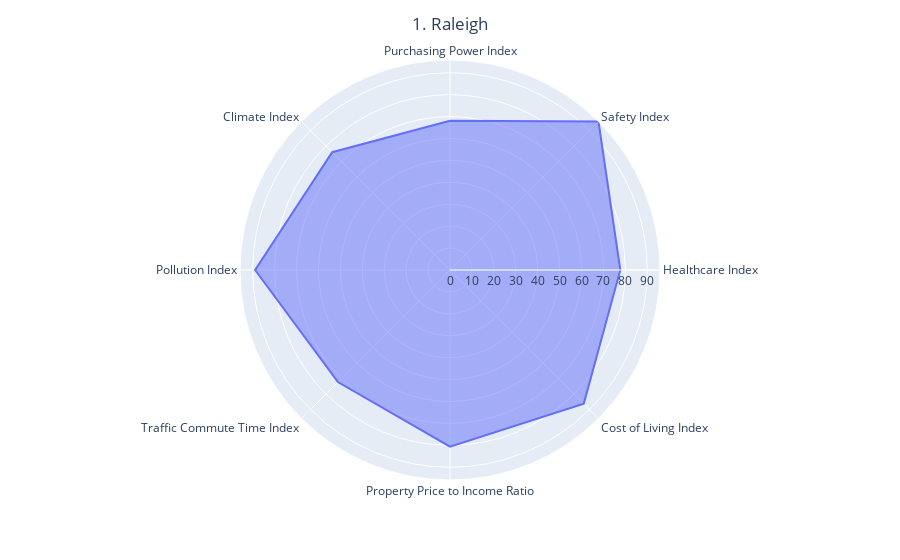
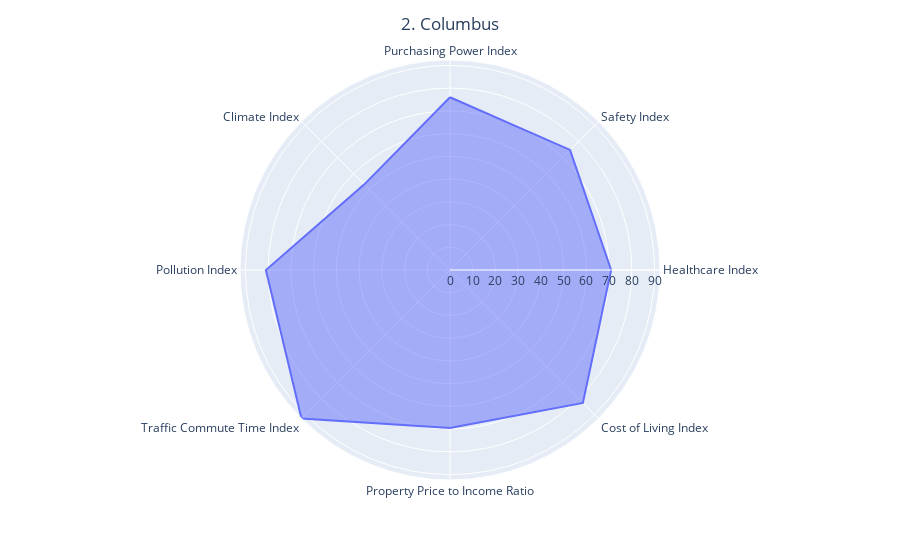
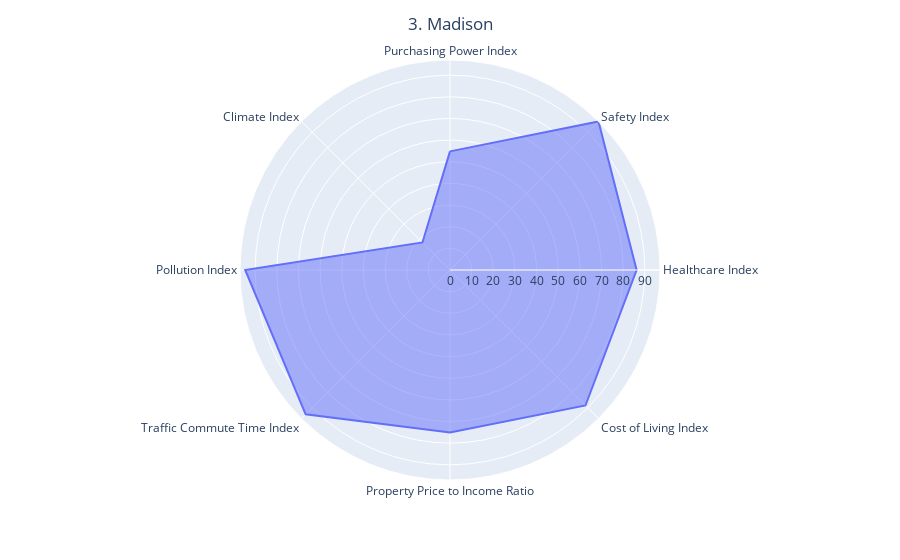
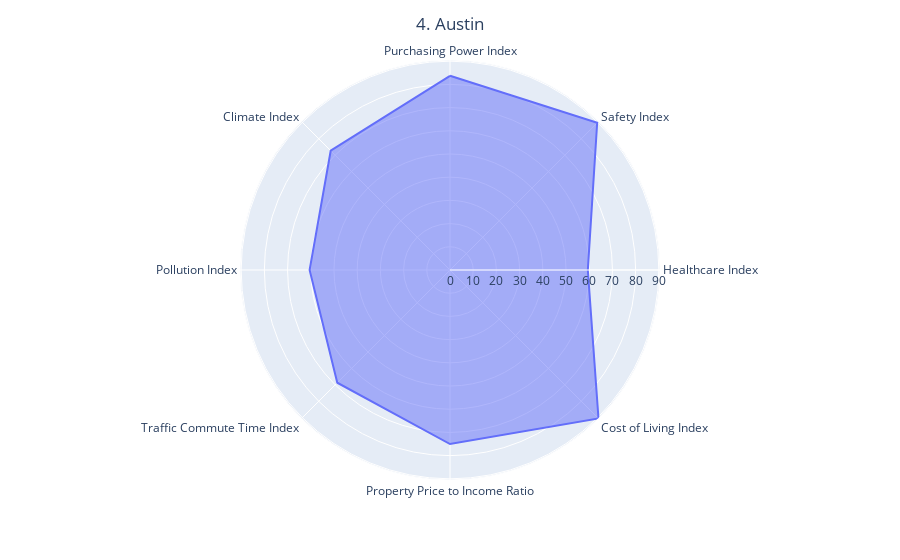

Notebook code for these charts, in order:
### Code cell
## spider chart for top US cities

# choose year and number
year = 2022
num = 5 #top10

# importing data
qol_us = pd.read_csv("../02_data wrangling/04_data/quality_of_life_index_5yrs_scale_geo_USA.csv")
qol_us_yr = qol_us[qol_us['Year']== year]


top_us = qol_us_yr.sort_values(by='Quality of Life Index', ascending=False).head(10)

top_us = top_us[['City','Quality of Life Index', 'Purchasing Power Index',
       'Safety Index', 'Healthcare Index', 'Cost of Living Index',
       'Property Price to Income Ratio', 'Traffic Commute Time Index',
       'Pollution Index', 'Climate Index']].round(decimals=1).set_index('City')

indexes_for_chart = ['Purchasing Power Index', 'Safety Index', 'Healthcare Index', 'Cost of Living Index',
                     'Property Price to Income Ratio', 'Traffic Commute Time Index',
                     'Pollution Index','Climate Index']

# plotting on spider chart
for i in range(num):
    df = pd.DataFrame(dict(
    r= top_us[indexes_for_chart].iloc[i],
    theta=indexes_for_chart))
    fig = px.line_polar(df, r='r', theta='theta', line_close=True)
    fig.update_traces(fill='toself')
    fig.update_layout(title_text= str(i+1) + '.' + ' ' + top_us.index[i], title_x=0.5)
    fig.show()

### Figure 1 — Plotly figure (JSON) as saved in the notebook; plotly's stock layout.template omitted (floating-point values rounded to 4 significant figures)
{"data": [{"fill": "toself", "hovertemplate": "r=%{r}<br>theta=%{theta}<extra></extra>", "legendgroup": "", "line": {"color": "#636efa", "dash": "solid"}, "marker": {"symbol": "circle"}, "mode": "lines", "name": "", "r": [68.1, 95.8, 77.7, 86.3, 80.6, 72.3, 88.9, 76, 68.1], "showlegend": false, "subplot": "polar", "theta": ["Purchasing Power Index", "Safety Index", "Healthcare Index", "Cost of Living Index", "Property Price to Income Ratio", "Traffic Commute Time Index", "Pollution Index", "Climate Index", "Purchasing Power Index"], "type": "scatterpolar"}], "layout": {"autosize": true, "legend": {"tracegroupgap": 0}, "margin": {"t": 60}, "polar": {"angularaxis": {"direction": "clockwise", "rotation": 90, "type": "category"}, "domain": {"x": [0, 1], "y": [0, 1]}, "radialaxis": {"autorange": true, "range": [0, 95.8], "type": "linear"}}, "title": {"text": "1. Raleigh", "x": 0.5}}}

### Figure 2 — Plotly figure (JSON) as saved in the notebook; plotly's stock layout.template omitted (floating-point values rounded to 4 significant figures)
{"data": [{"fill": "toself", "hovertemplate": "r=%{r}<br>theta=%{theta}<extra></extra>", "legendgroup": "", "line": {"color": "#636efa", "dash": "solid"}, "marker": {"symbol": "circle"}, "mode": "lines", "name": "", "r": [76, 74.7, 70.9, 82.7, 69.5, 92.4, 81, 53.3, 76], "showlegend": false, "subplot": "polar", "theta": ["Purchasing Power Index", "Safety Index", "Healthcare Index", "Cost of Living Index", "Property Price to Income Ratio", "Traffic Commute Time Index", "Pollution Index", "Climate Index", "Purchasing Power Index"], "type": "scatterpolar"}], "layout": {"autosize": true, "legend": {"tracegroupgap": 0}, "margin": {"t": 60}, "polar": {"angularaxis": {"direction": "clockwise", "rotation": 90, "type": "category"}, "domain": {"x": [0, 1], "y": [0, 1]}, "radialaxis": {"autorange": true, "range": [0, 92.4], "type": "linear"}}, "title": {"text": "2. Columbus", "x": 0.5}}}

### Figure 3 — Plotly figure (JSON) as saved in the notebook; plotly's stock layout.template omitted (floating-point values rounded to 4 significant figures)
{"data": [{"fill": "toself", "hovertemplate": "r=%{r}<br>theta=%{theta}<extra></extra>", "legendgroup": "", "line": {"color": "#636efa", "dash": "solid"}, "marker": {"symbol": "circle"}, "mode": "lines", "name": "", "r": [54.8, 97, 86.2, 88.5, 75.1, 94.3, 94.6, 18, 54.8], "showlegend": false, "subplot": "polar", "theta": ["Purchasing Power Index", "Safety Index", "Healthcare Index", "Cost of Living Index", "Property Price to Income Ratio", "Traffic Commute Time Index", "Pollution Index", "Climate Index", "Purchasing Power Index"], "type": "scatterpolar"}], "layout": {"autosize": true, "legend": {"tracegroupgap": 0}, "margin": {"t": 60}, "polar": {"angularaxis": {"direction": "clockwise", "rotation": 90, "type": "category"}, "domain": {"x": [0, 1], "y": [0, 1]}, "radialaxis": {"autorange": true, "range": [0, 97], "type": "linear"}}, "title": {"text": "3. Madison", "x": 0.5}}}

### Figure 4 — Plotly figure (JSON) as saved in the notebook; plotly's stock layout.template omitted (floating-point values rounded to 4 significant figures)
{"data": [{"fill": "toself", "hovertemplate": "r=%{r}<br>theta=%{theta}<extra></extra>", "legendgroup": "", "line": {"color": "#636efa", "dash": "solid"}, "marker": {"symbol": "circle"}, "mode": "lines", "name": "", "r": [83.7, 89.7, 59.4, 90.5, 75, 68.7, 60.5, 72.7, 83.7], "showlegend": false, "subplot": "polar", "theta": ["Purchasing Power Index", "Safety Index", "Healthcare Index", "Cost of Living Index", "Property Price to Income Ratio", "Traffic Commute Time Index", "Pollution Index", "Climate Index", "Purchasing Power Index"], "type": "scatterpolar"}], "layout": {"autosize": true, "legend": {"tracegroupgap": 0}, "margin": {"t": 60}, "polar": {"angularaxis": {"direction": "clockwise", "rotation": 90, "type": "category"}, "domain": {"x": [0, 1], "y": [0, 1]}, "radialaxis": {"autorange": true, "range": [0, 90.5], "type": "linear"}}, "title": {"text": "4. Austin", "x": 0.5}}}
